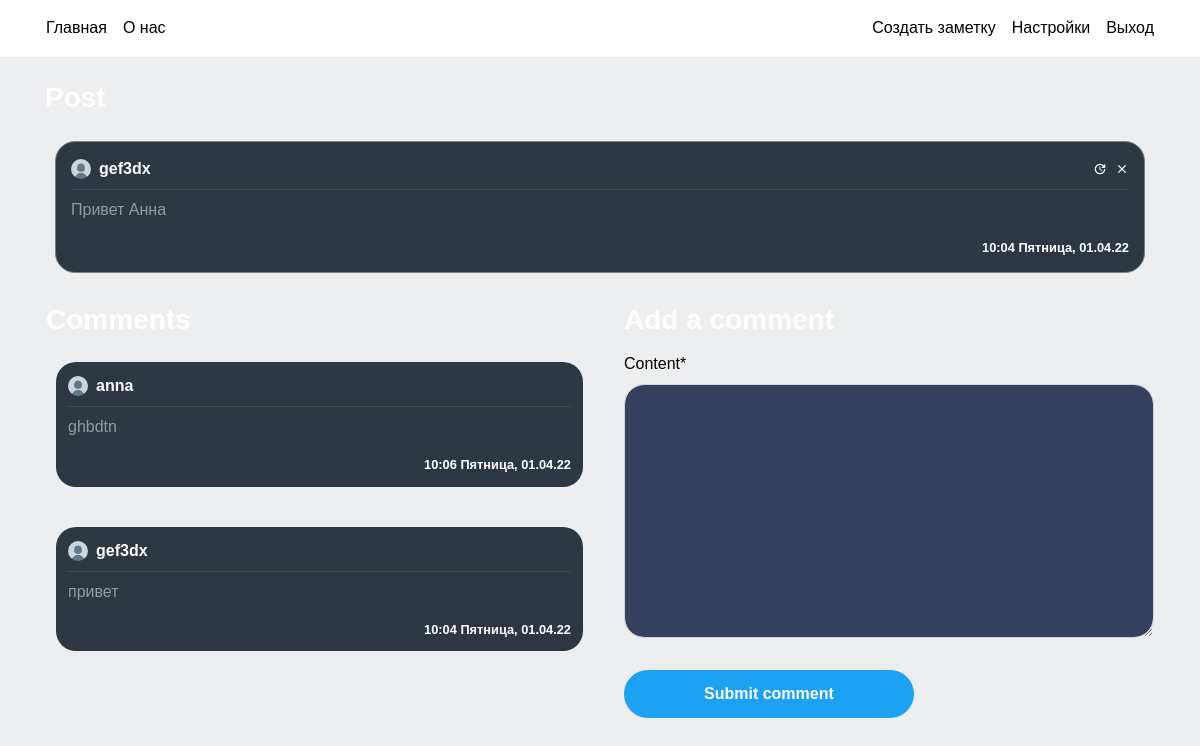
Page /post/2/ (signed in) on the committed database.
### blog/models.py (models this page shows, shortened)
class Post(models.Model):
    content = models.TextField(max_length=1000)
    date_posted = models.DateTimeField(default=timezone.now)
    author = models.ForeignKey(User, on_delete=models.CASCADE)
    likes= models.IntegerField(default=0)
    dislikes= models.IntegerField(default=0)

class Comment(models.Model):
    content = models.TextField(max_length=150)
    date_posted = models.DateTimeField(default=timezone.now)
    author = models.ForeignKey(User, on_delete=models.CASCADE)
    post_connected = models.ForeignKey(Post, on_delete=models.CASCADE)

### user/models.py (models this page shows, shortened)
class Profile(models.Model):
    user = models.OneToOneField(User, on_delete=models.CASCADE)
    image = models.ImageField(default='default.png', upload_to='profile_pics')

### blog/views.py (the view)
# urls.py: path('post/<int:pk>/', PostDetailView.as_view(), name='post-detail'),
class PostDetailView(DetailView):
    model = Post
    template_name = 'blog/post_detail.html'
    context_object_name = 'post'
    def get_context_data(self, **kwargs):
        data = super().get_context_data(**kwargs)
        comments_connected = Comment.objects.filter(post_connected=self.get_object()).order_by('-date_posted')
        data['comments'] = comments_connected
        data['form'] = NewCommentForm(instance=self.request.user)
        return data
    def post(self, request, *args, **kwargs):
        new_comment = Comment(content=request.POST.get('content'),
                              author=self.request.user,
                              post_connected=self.get_object())
        new_comment.save()
        return self.get(self, request, *args, **kwargs)

### blog/forms.py
class NewCommentForm(forms.ModelForm):
    class Meta:
        model = Comment
        fields = ['content']

### blog/templates/blog/post_detail.html (shortened to what this page needs)
{% extends "blog/base.html" %}
{% load crispy_forms_tags %}
{% block content %}
<div class="container">
    <h3 class="white-important mb-3">
    </h3>
   <article class="media content-section">
        <div style="width: 100%; word-break: break-all;" class="hovered-tweet-comment">
            <div class="pb-2 row m-0 " style="width: 100%; margin-right: 0 !important;">
               <div
                       style="padding-left: 0px !important;"
                       class="col-8 no-padding d-flex align-items-center">
                   <img
                       class="rounded-circle mr-2"
                       style="width: 20px; height: 20px;"
                       src="{{ post.author.profile.image.url }}">
                   <a class="mr-2 white-important" href="{% url 'user-posts' post.author %}">
                       {{ post.author }}
                   </a>
               </div>
               <div class="col-4 d-flex flex-row-reverse no-padding align-items-center"
                    style="padding-right: 0 !important;">
                   {% if post.author == user %}
                        <a class="material-icons ml-2"
                           style="font-size: 14px"
                                href="{% url 'post-delete' post.id %}">clear</a>
                        <a class="material-icons ml-2"
                           style="font-size: 14px"
                                href="{% url 'post-update' post.id %}">update</a>
                    {%  endif %}
               </div>
           </div>
            <div
                    class="mb-2 "
                    style="width: 100%; height: 1px; background-color: rgba(255, 255, 255, 0.1)"></div>
            <a style="color: rgba(255, 255, 255, 0.5) !important;">
                <p>
                    {{ post.content }}
                </p>
                <small
                    class="white-important d-flex full-width flex-row-reverse">
                    {{ post.date_posted | date:"H:i l, d.m.y" }}
                </small>
            </a>
        </div>
   </article>
    <div class="row pl-3">
        <div class="col-12 col-md-6 pl-0">
         <h3 class="white-important mb-3">
         </h3>
        {% for comment in comments %}
            <article class="media content-section">
                <div style="width: 100%; word-break: break-all;" class="hovered-tweet-comment-in">
                <div class="pb-2 row m-0" style="width: 100%; margin-right: 0 !important;">
                   <div
                           style="padding-left: 0px !important;"
                           class="col-8 no-padding d-flex align-items-center">
                       <img
                           class="rounded-circle mr-2"
                           style="width: 20px; height: 20px;"
                           src="{{ comment.author.profile.image.url }}">
                       <a class="mr-2 white-important" href="{% url 'user-posts' comment.author.username %}">
                           {{ comment.author }}
                       </a>
                   </div>
               </div>
                <div
                        class="mb-2"
                        style="width: 100%; height: 1px; background-color: rgba(255, 255, 255, 0.1)"></div>
                <a style="color: rgba(255, 255, 255, 0.5) !important;">
                    <p>
                        {{ comment.content }}
                    </p>
                    <small
                        class="white-important d-flex full-width flex-row-reverse">
                        {{ comment.date_posted | date:"H:i l, d.m.y" }}
                    </small>
                </a>
            </div>
            </article>
        {% endfor %}
        </div>
        {% if user is not None %}
            <div class="col-12 col-md-6 pl-0 pl-md-3 pr-3">
                <h3 class="white-important mb-3">
                </h3>
                <form method="POST">
                    <fieldset class="form-group">
                        {{ form | crispy }}
                    </fieldset>
                    <div class="form-group">
                        <button class="btn btn-outline-primary" type="submit">Submit comment</button>
                    </div>
                </form>
            </div>
        {% endif %}
    </div>
  </div>
{% endblock content %}

### blog/templates/blog/base.html (shortened to what this page needs)
{% load static %}
<!doctype html>
<html lang="en">
    <head>
        <link rel="stylesheet" href="https://stackpath.bootstrapcdn.com/bootstrap/4.1.3/css/bootstrap.min.css">
        <link rel="stylesheet" type="text/css" href="{% static 'blog/main.css' %}">
        <link rel="stylesheet" type="text/css" href="{% static 'blog/style.css' %}">
        <link rel="stylesheet" href="https://cdnjs.cloudflare.com/ajax/libs/font-awesome/4.7.0/css/font-awesome.min.css">
        <link rel="stylesheet" href="https://cdnjs.cloudflare.com/ajax/libs/font-awesome/4.7.0/css/font-awesome.min.css">
        <link rel="stylesheet" href="https://pro.fontawesome.com/releases/v5.11.2/css/all.css">
    </head>
  <body>
      <header class="site-header">
      <nav
              style="border-bottom: 1px solid rgba(255, 255, 255, 0.1)"
              class="navbar navbar-expand navbar-dark bg-steel">
        <div class="container">
          <div class="collapse navbar-collapse" id="navbarToggle">
            <div class="navbar-nav mr-auto pl-2">
              <a class="nav-item nav-link" href="{% url 'blog-home' %}">Главная</a>
              <a class="nav-item nav-link" href="{% url 'blog-about' %}">О нас</a>
            </div>
                        <div class="navbar-nav pr-2">
                {% if user.is_authenticated %}
                    <a class="nav-item nav-link" href="{% url 'post-create' %}">Создать заметку</a>
                    <a class="nav-item nav-link" href="{% url 'profile' %}">Настройки</a>
                    <a class="nav-item nav-link" href="{% url 'logout' %}">Выход</a>
                {% else %}
                    <a class="nav-item nav-link" href="{% url 'login' %}">Вход</a>
                    <a class="nav-item nav-link" href="{% url 'register-users' %}">Регистрация</a>
                {% endif %}
            </div>
          </div>
        </div>
      </nav>
    </header>
    <main role="main" class="container-fluid">
      <br>
      <div class="row">
        <div class="col-md-12">
          {% block content %}{% endblock %}
        </div>
      </div>
    </main>
  </body>
</html>

### blog/static/blog/main.css (style rules this page uses)
:root { --muted-color: rgb(0, 0, 0); }
body { background: #EDEEF0; color: var(--muted-color); margin-top: 5rem; }
h1, h2, h3, h4, h5, h6 { color: var(--muted-color); }
.bg-steel { background-color: #ffffff; }
.site-header .navbar-nav .nav-link { color: var(--muted-color); }
.content-section { padding: 10px 10px; margin-bottom: 20px; }
.no-padding { padding: 0 !important; }
a { color: white; text-underline: none; text-decoration: none !important; }
article { border-radius: 4px; }
.white-important { color: white; font-weight: bold; }
.full-width { width: 100% }
.btn-outline-primary { border-color: white; color: white !important; padding: 12px 80px 12px 80px; font-weight: bold; background-color: #1da1f2; border:0; border-radius: 25px; }
.form-control { background-color: #36405e !important; color: var(--muted-color) !important; box-shadow: 0 0 0 0 !important; border-radius: 20px !important; }
.hovered-tweet-comment { background-color: #2d3741 !important; padding:15px; border-radius: 20px; border:1px solid grey; }
.hovered-tweet-comment-in { background-color: #2d3741 !important; padding:12px; border-radius: 20px; }

### blog/static/blog/style.css (style rules this page uses)
body { font-family: Arial, Helvetica, sans-serif; height: 100vh; margin: 0; padding: 0; }

### rows in the picture
Post: author.profile.image (placeholder picture), author "gef3dx", content "Привет Анна", date_posted "10:04 Пятница, 01.04.22"
Comment: author.profile.image (placeholder picture), author "anna", content "ghbdtn", date_posted "10:06 Пятница, 01.04.22"
Comment: author.profile.image (placeholder picture), author "gef3dx", content "привет", date_posted "10:04 Пятница, 01.04.22"
